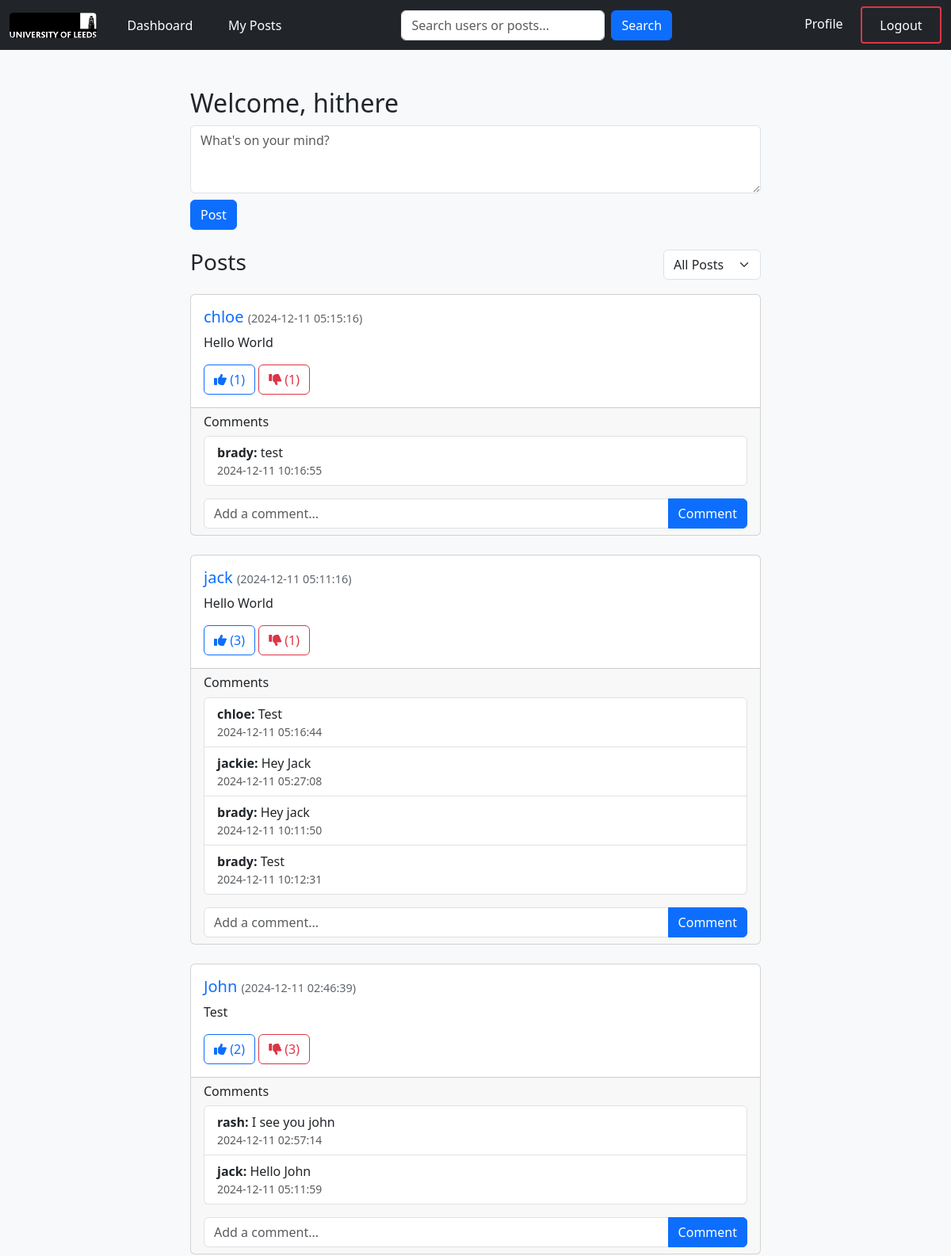
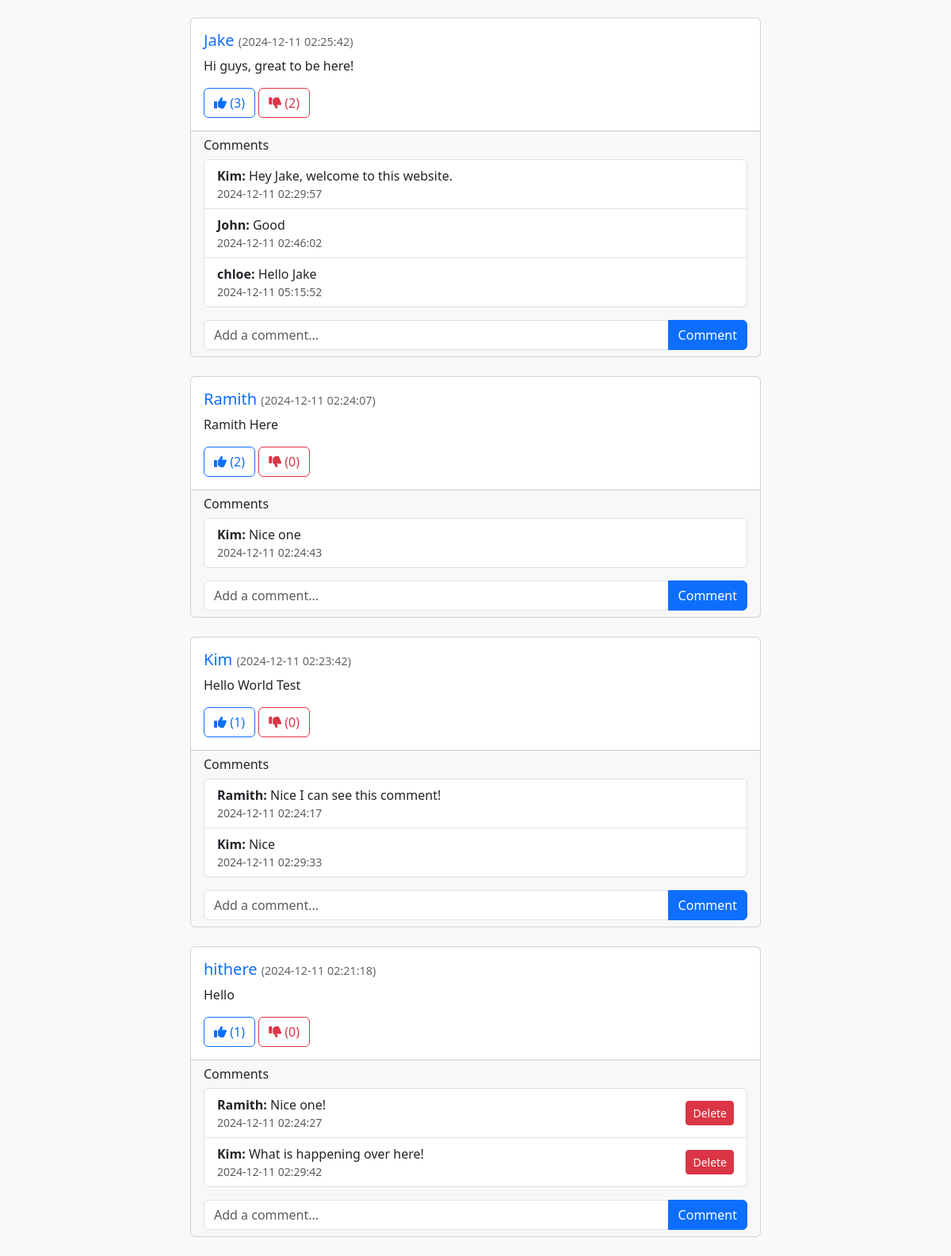
The page /dashboard (signed in) on the database its author committed (2 pictures, top to bottom).
### website/models.py (models this page shows, shortened)
class User(db.Model):
    id = db.Column(db.Integer, primary_key=True)
    name = db.Column(db.String(100), nullable=False)
    email = db.Column(db.String(100), unique=True)
    password = db.Column(db.String(100))  # Storing hashed passwords
    posts = db.relationship("Post", backref="user", lazy=True)
    liked_posts = db.relationship("Post", secondary="like", back_populates="liked_by")
    disliked_posts = db.relationship(
        "Post", secondary="dislike", back_populates="disliked_by"
    )
    followers = db.relationship(
        "User",
        secondary="follows",
        primaryjoin="Follows.followed_id == User.id",
        secondaryjoin="Follows.follower_id == User.id",
        backref="following",
    )

class Post(db.Model):
    id = db.Column(db.Integer, primary_key=True)
    content = db.Column(db.Text, nullable=False)
    created_at = db.Column(db.DateTime, default=db.func.now())  # Timestamping (time of post created)
    user_id = db.Column(db.Integer, db.ForeignKey("user.id"))
    liked_by = db.relationship("User", secondary="like", back_populates="liked_posts") #A many-to-many relationship tracking users who liked the post through "like" association table.
    disliked_by = db.relationship(
        "User", secondary="dislike", back_populates="disliked_posts" #A many-to-many relationship tracking users who disliked the post through "dislike" association table.
    )
    comments = db.relationship("Comment", backref="post", lazy=True) # A one-to-many relationship for comments associated with the post.

class Comment(db.Model):
    id = db.Column(db.Integer, primary_key=True)
    content = db.Column(db.Text, nullable=False)
    created_at = db.Column(db.DateTime, default=db.func.now())
    post_id = db.Column(db.Integer, db.ForeignKey("post.id"))  # Foreign key to Post
    user_id = db.Column(db.Integer, db.ForeignKey("user.id"))  # Foreign key to User
    user = db.relationship("User", backref=db.backref("comments", lazy=True))

### website/views.py (the view, shortened to what this page needs)
@app.route('/dashboard', methods=['GET', 'POST'])
@login_required
def dashboard():
    current_user = User.query.filter_by(email=session['email']).first()
    filter_option = request.args.get('filter', 'all')
    if filter_option == 'following':
        posts = Post.query.join(Follows, Follows.followed_id == Post.user_id) \
                          .filter(Follows.follower_id == current_user.id) \
                          .order_by(Post.created_at.desc()).all()
    else:
        posts = Post.query.order_by(Post.created_at.desc()).all()
    return render_template('dashboard.html', user=current_user, posts=posts, filter=filter_option)

### website/views.py (called while the page is built)
def login_required(f):
    @wraps(f)
    def decorated_function(*args, **kwargs):
        if 'email' not in session:
            flash("You need to be logged in to access this page.", "danger")
            return redirect('/login')
        return f(*args, **kwargs)
    return decorated_function

@app.context_processor
def provide_user():
    if 'email' in session:
        current_user = User.query.filter_by(email=session['email']).first()
        return {'current_user': current_user}
    return {'current_user': None}

### website/templates/dashboard.html (shortened to what this page needs)
{% extends "base.html" %}
{% block content %}
</head>
<body class="bg-light">
    <div class="container mt-5">
        <div class="row">
            <div class="col-md-8 offset-md-2">
                <h2>Welcome, {{ user.name }}</h2>
                <form method="POST" action="/dashboard" class="mb-4">
                    <div class="form-group">
                        <textarea class="form-control" name="content" placeholder="What's on your mind?" rows="3" required></textarea>
                    </div>
                    <button type="submit" class="btn btn-primary mt-2">Post</button>
                </form>
                <div class="d-flex justify-content-between align-items-center mb-3">
                    <h3>Posts</h3>
                    <div class="form-group">
                        <select id="post-filter" class="form-select">
                            <option value="all" {% if filter == "all" %}selected{% endif %}>All Posts</option>
                        </select>
                    </div>
                </div>
                {% for post in posts %}
                <div class="card mb-4">
                    <div class="card-body">
                        <h5 class="card-title">
                            <a href="/profile/{{ post.user.id }}" class="text-primary font-weight-bold text-decoration-none">{{ post.user.name }}</a>
                            <small class="post-date">({{ post.created_at.strftime('%Y-%m-%d %H:%M:%S') }})</small>                        </h5>
                        <p class="card-text">{{ post.content }}</p>
                        <button class="btn btn-outline-primary like-button" data-post-id="{{ post.id }}">
                            <i class="fas fa-thumbs-up"></i> (<span id="like-count-{{ post.id }}">{{ post.liked_by | length }}</span>)
                        </button>
                        <button class="btn btn-outline-danger dislike-button" data-post-id="{{ post.id }}">
                            <i class="fas fa-thumbs-down"></i> (<span id="dislike-count-{{ post.id }}">{{ post.disliked_by | length }}</span>)
                        </button>
                    </div>
                    <div class="card-footer">
                        <h6>Comments</h6>
                        <ul id="comment-list-{{ post.id }}" class="list-group mb-3">
                            {% for comment in post.comments %}
                                <li class="list-group-item d-flex justify-content-between align-items-center">
                                    <div>
                                        <b>{{ comment.user.name }}:</b> {{ comment.content }}
                                        <small class="text-muted d-block">{{ comment.created_at.strftime('%Y-%m-%d %H:%M:%S') }}</small>
                                    </div>
                                    {% if comment.user_id == user.id or post.user_id == user.id %}
                                        <button class="btn btn-danger btn-sm delete-comment-button" data-comment-id="{{ comment.id }}" data-post-id="{{ post.id }}">
                                            Delete
                                        </button>
                                    {% endif %}
                                </li>
                            {% endfor %}
                        </ul>
                        <form class="comment-form" data-post-id="{{ post.id }}">
                            <div class="input-group">
                                <input type="text" name="content" class="form-control" placeholder="Add a comment..." required>
                                <button class="btn btn-primary" type="submit">Comment</button>
                            </div>
                        </form>
                    </div>
                </div>
            {% endfor %}
</body>
</html>
{% endblock %}

### website/static/css/style.css (style rules this page uses)
.post-date { font-size: 0.9rem; color: #60666c; }

### rows shown on the page
User: name "hithere"
Post: user.name "chloe", created_at "2024-12-11 05:15:16", content "Hello World", liked_by|length "1", disliked_by|length "1"
Comment: user.name "brady", content "test", created_at "2024-12-11 10:16:55"
Post: user.name "jack", created_at "2024-12-11 05:11:16", content "Hello World", liked_by|length "3", disliked_by|length "1"
Comment: user.name "chloe", content "Test", created_at "2024-12-11 05:16:44"
Comment: user.name "jackie", content "Hey Jack", created_at "2024-12-11 05:27:08"
Comment: user.name "brady", content "Hey jack", created_at "2024-12-11 10:11:50"
Comment: user.name "brady", content "Test", created_at "2024-12-11 10:12:31"
Post: user.name "John", created_at "2024-12-11 02:46:39", content "Test", liked_by|length "2", disliked_by|length "3"
Comment: user.name "rash", content "I see you john", created_at "2024-12-11 02:57:14"
Comment: user.name "jack", content "Hello John", created_at "2024-12-11 05:11:59"
Post: user.name "Jake", created_at "2024-12-11 02:25:42", content "Hi guys, great to be here!", liked_by|length "3", disliked_by|length "2"
Comment: user.name "Kim", content "Hey Jake, welcome to this website.", created_at "2024-12-11 02:29:57"
Comment: user.name "John", content "Good", created_at "2024-12-11 02:46:02"
Comment: user.name "chloe", content "Hello Jake", created_at "2024-12-11 05:15:52"
Post: user.name "Ramith", created_at "2024-12-11 02:24:07", content "Ramith Here", liked_by|length "2", disliked_by|length "0"
Comment: user.name "Kim", content "Nice one", created_at "2024-12-11 02:24:43"
Post: user.name "Kim", created_at "2024-12-11 02:23:42", content "Hello World Test", liked_by|length "1", disliked_by|length "0"
Comment: user.name "Ramith", content "Nice I can see this comment!", created_at "2024-12-11 02:24:17"
Comment: user.name "Kim", content "Nice", created_at "2024-12-11 02:29:33"
Post: user.name "hithere", created_at "2024-12-11 02:21:18", content "Hello", liked_by|length "1", disliked_by|length "0"
Comment: user.name "Ramith", content "Nice one!", created_at "2024-12-11 02:24:27"
Comment: user.name "Kim", content "What is happening over here!", created_at "2024-12-11 02:29:42"
